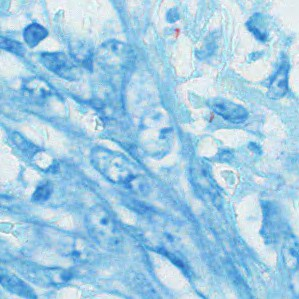
#> input picture prototype_test/28_31.jpeg, 299 x 299 px, found by its file name
$ jupyter execute --allow-errors 'color quantization.ipynb'   (shell and % lines are left out)
#> lines starting #> are read from the running program, lines starting #| are printed output that depends on the picture; after the words box and inside, x2 and y2 are one past the last pixel; in counts of white or black regions, pixels touching at a corner belong together
[cell 1]
import numpy as np
import cv2
import matplotlib.pyplot as plt
from PIL import Image

[cell 2]
img = cv2.imread('Include/prototype_test/28_31.jpeg')
#> img is the input picture: shape (299, 299, 3); mean B, G, R 228.5, 203.6, 161.3

[cell 3]
def show_img(img):
    img1 = cv2.cvtColor(img,cv2.COLOR_BGR2RGB)
    img1 = Image.fromarray(img1)
    plt.imshow(img1)
    plt.show()

def show_img1(img):
    img = (img*64).astype(np.uint8)
    img1 = cv2.cvtColor(img,cv2.COLOR_BGR2RGB)
    img1 = Image.fromarray(img1)
    plt.imshow(img1)
    plt.show()
def show_img2(img):
    img1 = cv2.cvtColor(img,cv2.COLOR_GRAY2RGB)
    img1 = Image.fromarray(img1)
    plt.imshow(img1)
    plt.show()
show_img(img)

[cell 4]
#img2 = img[0:3,0:3]
img2 = img
show_img(img2)

[cell 5]
img3 = (img2/64).astype(int)
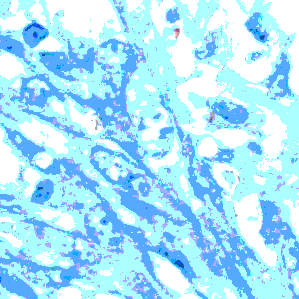
#> img3: shape (299, 299, 3) int64; mean B, G, R 3, 2.71, 2.03; drawn with min black and max white

[cell 6]
img2.shape, img3.shape
#> Out = ((299, 299, 3), (299, 299, 3))

[cell 7]
show_img1(img3)
#> in show_img1, `img = (img*64).astype(np.uint8)`:
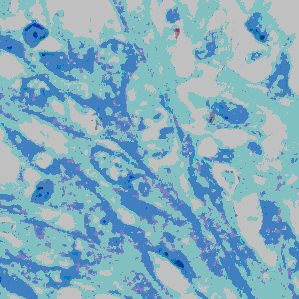
#> img: shape (299, 299, 3); mean of channels 0, 1, 2 191.7, 173.8, 130.1; drawn as B, G, R

[cell 8]
#img4 = img3[0:3,0:3]
img4 = img3

[cell 9]
img_mask = img4[:,:,2]>=3
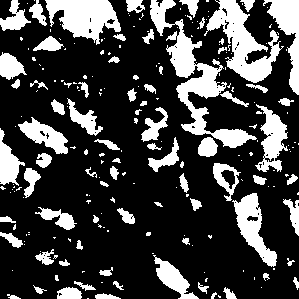
#> img_mask: shape (299, 299) bool; 25.7% white; 222 white regions (146 under 20 px), largest, box (x1, y1, x2, y2) and area: (150, 0, 257, 148) 3507, (204, 0, 284, 83) 2516, (45, 0, 121, 45) 2010
img_mask2 = img4[:,:,1]<=2
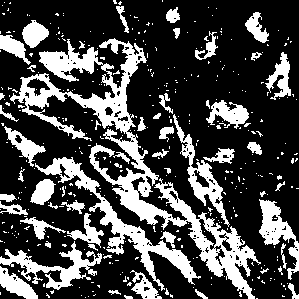
#> img_mask2: shape (299, 299) bool; 28.2% white; 391 white regions (335 under 20 px), largest, box (x1, y1, x2, y2) and area: (10, 38, 261, 299) 9679, (35, 157, 201, 291) 2886, (0, 241, 102, 290) 1517
img_mask3 = img4[:,:,0]<=2
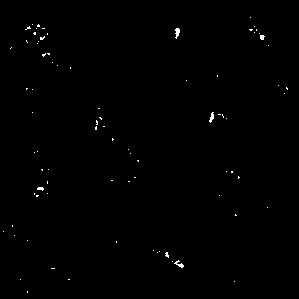
#> img_mask3: shape (299, 299) bool; 0.39% white in thin lines or dots, all inside (x1, y1, x2, y2) = (3, 17, 288, 293)
t1 = np.logical_and(img_mask,img_mask2)
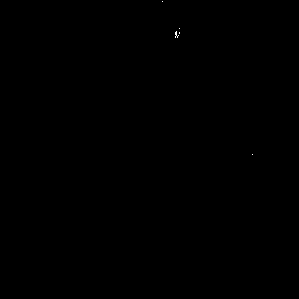
#> t1: shape (299, 299) bool; 0.02% white in thin lines or dots, all inside (x1, y1, x2, y2) = (162, 1, 253, 155)
t2 = np.logical_and(t1,img_mask3)
#> t2: shape (299, 299) bool; 0.01% white in thin lines or dots, all inside (x1, y1, x2, y2) = (175, 31, 180, 38)
print(img_mask.shape)
#| (299, 299)

[cell 10]
gray_img = cv2.cvtColor(img,cv2.COLOR_BGR2GRAY)
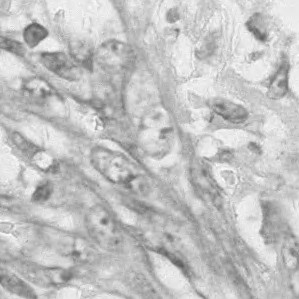
#> gray_img: shape (299, 299); min 92, max 254, mean 193.8

[cell 11]
show_img2(gray_img)

[cell 12]
gray_small = gray_img[0:3,0:3]
#> gray_small = [[196, 193, 188], [201, 193, 186], [197, 186, 181]]
gray_small
#> Out has the same summary as gray_small

[cell 13]
h,w,d = img.shape
#> h = 299; w = 299; d = 3
white_img = np.zeros((h,w,1), np.uint8)
show_img2(white_img)
#> in show_img2 (call 2), `img1 = cv2.cvtColor(img,cv2.COLOR_GRAY2RGB)`: img1: shape (299, 299, 3); every value is 0
#> in show_img2 (call 2), `img1 = cv2.cvtColor(img,cv2.COLOR_GRAY2RGB)`: img: shape (299, 299, 1); every value is 0
print(white_img.shape)
#| (299, 299, 1)

[cell 14]
#img6 = np.where(gray_small,img_mask,255)
img6 = np.where(white_img,img_mask,255)
img6 = img6.astype(np.uint8)
img7 = cv2.bitwise_not(img6)
#show_img2(img6)
print(img6.shape, img7.shape, type(img7))
#| (299, 299, 299) (299, 299, 299) <class 'numpy.ndarray'>
#img6

[cell 15]
white_img[t2]=255

[cell 16]
show_img2(white_img)

[cell 17]
cv2.findNonZero(white_img)
#> Out = contour of 10 points, box (x1, y1, x2, y2) (175, 31, 180, 38), area 6

$ run again, with prototype_test/20_56.jpeg copied over prototype_test/28_31.jpeg
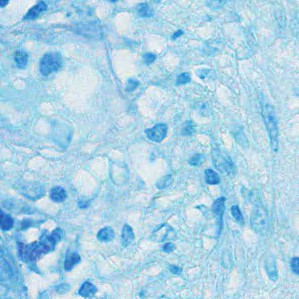
#> input picture prototype_test/20_56.jpeg, 299 x 299 px, found by its file name
#> img is the input picture: shape (299, 299, 3); mean B, G, R 230.5, 209.8, 170.3
#> `img_mask = img4[:,:,2]>=3`:
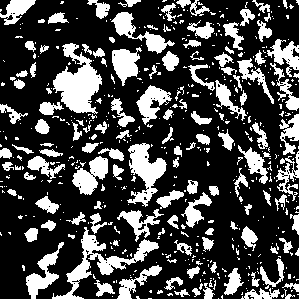
#> img_mask: shape (299, 299) bool; 28.2% white; 533 white regions (403 under 20 px), largest, box (x1, y1, x2, y2) and area: (53, 43, 102, 114) 1820, (52, 227, 159, 299) 1546, (127, 143, 167, 207) 1198
#> img_mask2: shape (299, 299) bool; 13.2% white; 567 white regions (507 under 20 px), largest, box (x1, y1, x2, y2) and area: (0, 199, 66, 299) 2741, (51, 18, 108, 41) 568, (39, 52, 62, 81) 453
#> img_mask3: shape (299, 299) bool; 0.61% white in thin lines or dots
#> t1: shape (299, 299) bool; every value is 0
#| (299, 299)
#> `gray_img = cv2.cvtColor(img,cv2.COLOR_BGR2GRAY)`:
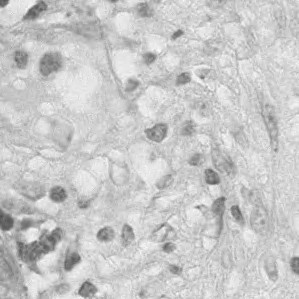
#> gray_img: shape (299, 299); min 76, max 252, mean 200.3
#> gray_small = [[100, 100, 104], [99, 104, 111], [103, 108, 116]]
#| (299, 299, 1)
#| (299, 299, 299) (299, 299, 299) <class 'numpy.ndarray'>

$ run again, with prototype_test/20_57.jpeg copied over prototype_test/28_31.jpeg
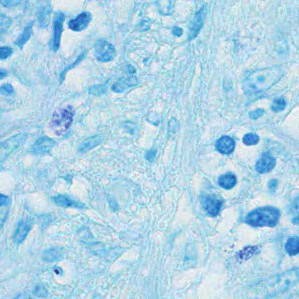
#> input picture prototype_test/20_57.jpeg, 299 x 299 px, found by its file name
#> img is the input picture: shape (299, 299, 3); mean B, G, R 230.6, 211.4, 173.9
#> `img_mask = img4[:,:,2]>=3`:
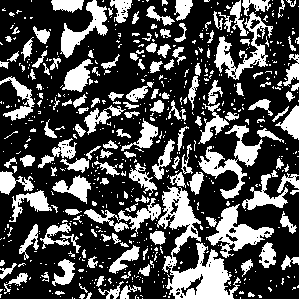
#> img_mask: shape (299, 299) bool; 31.2% white; 662 white regions (509 under 20 px), largest, box (x1, y1, x2, y2) and area: (157, 186, 241, 299) 3332, (198, 125, 263, 199) 1396, (206, 204, 274, 258) 1291
#> img_mask2: shape (299, 299) bool; 11.4% white; 580 white regions (513 under 20 px), largest, box (x1, y1, x2, y2) and area: (240, 205, 281, 228) 651, (49, 104, 75, 137) 479, (197, 193, 225, 218) 419
#> img_mask3: shape (299, 299) bool; 0.69% white in thin lines or dots
#> t1: shape (299, 299) bool; every value is 0
#| (299, 299)
#> `gray_img = cv2.cvtColor(img,cv2.COLOR_BGR2GRAY)`:
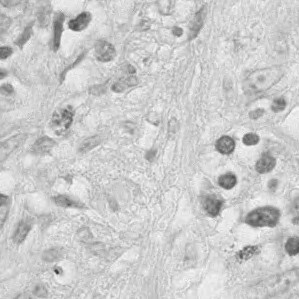
#> gray_img: shape (299, 299); min 45, max 253, mean 202.3
#> gray_small = [[159, 175, 185], [148, 167, 182], [159, 165, 172]]
#> `gray_small`: Out has the same summary as gray_small
#| (299, 299, 1)
#| (299, 299, 299) (299, 299, 299) <class 'numpy.ndarray'>

$ run again, with prototype_test/20_65.jpeg copied over prototype_test/28_31.jpeg
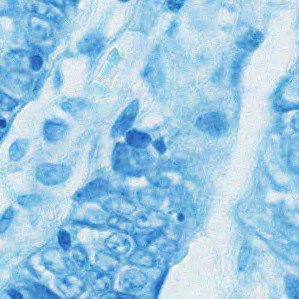
#> input picture prototype_test/20_65.jpeg, 299 x 299 px, found by its file name
#> img is the input picture: shape (299, 299, 3); mean B, G, R 228.2, 202, 158.5
#> img_mask: shape (299, 299) bool; 27.8% white; 235 white regions (175 under 20 px), largest, box (x1, y1, x2, y2) and area: (160, 0, 299, 299) 10306, (0, 56, 88, 168) 2970, (91, 30, 173, 128) 2170
#> img_mask2: shape (299, 299) bool; 29.5% white; 298 white regions (261 under 20 px), largest, box (x1, y1, x2, y2) and area: (2, 99, 199, 299) 13823, (0, 0, 80, 144) 3975, (269, 71, 299, 176) 1215
#> img_mask3: shape (299, 299) bool; 1.2% white; 151 white regions (142 under 20 px), largest, box (x1, y1, x2, y2) and area: (58, 231, 71, 247) 100, (31, 55, 43, 67) 93, (133, 130, 152, 141) 77
#> t1: shape (299, 299) bool; every value is 0
#| (299, 299)
#> `gray_img = cv2.cvtColor(img,cv2.COLOR_BGR2GRAY)`:
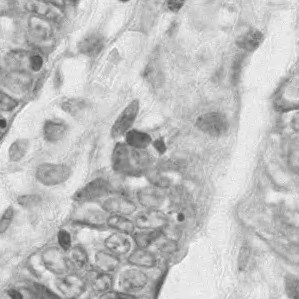
#> gray_img: shape (299, 299); min 69, max 252, mean 192
#> gray_small = [[198, 200, 202], [206, 198, 192], [209, 200, 194]]
#> `gray_small`: Out has the same summary as gray_small
#| (299, 299, 1)
#| (299, 299, 299) (299, 299, 299) <class 'numpy.ndarray'>
